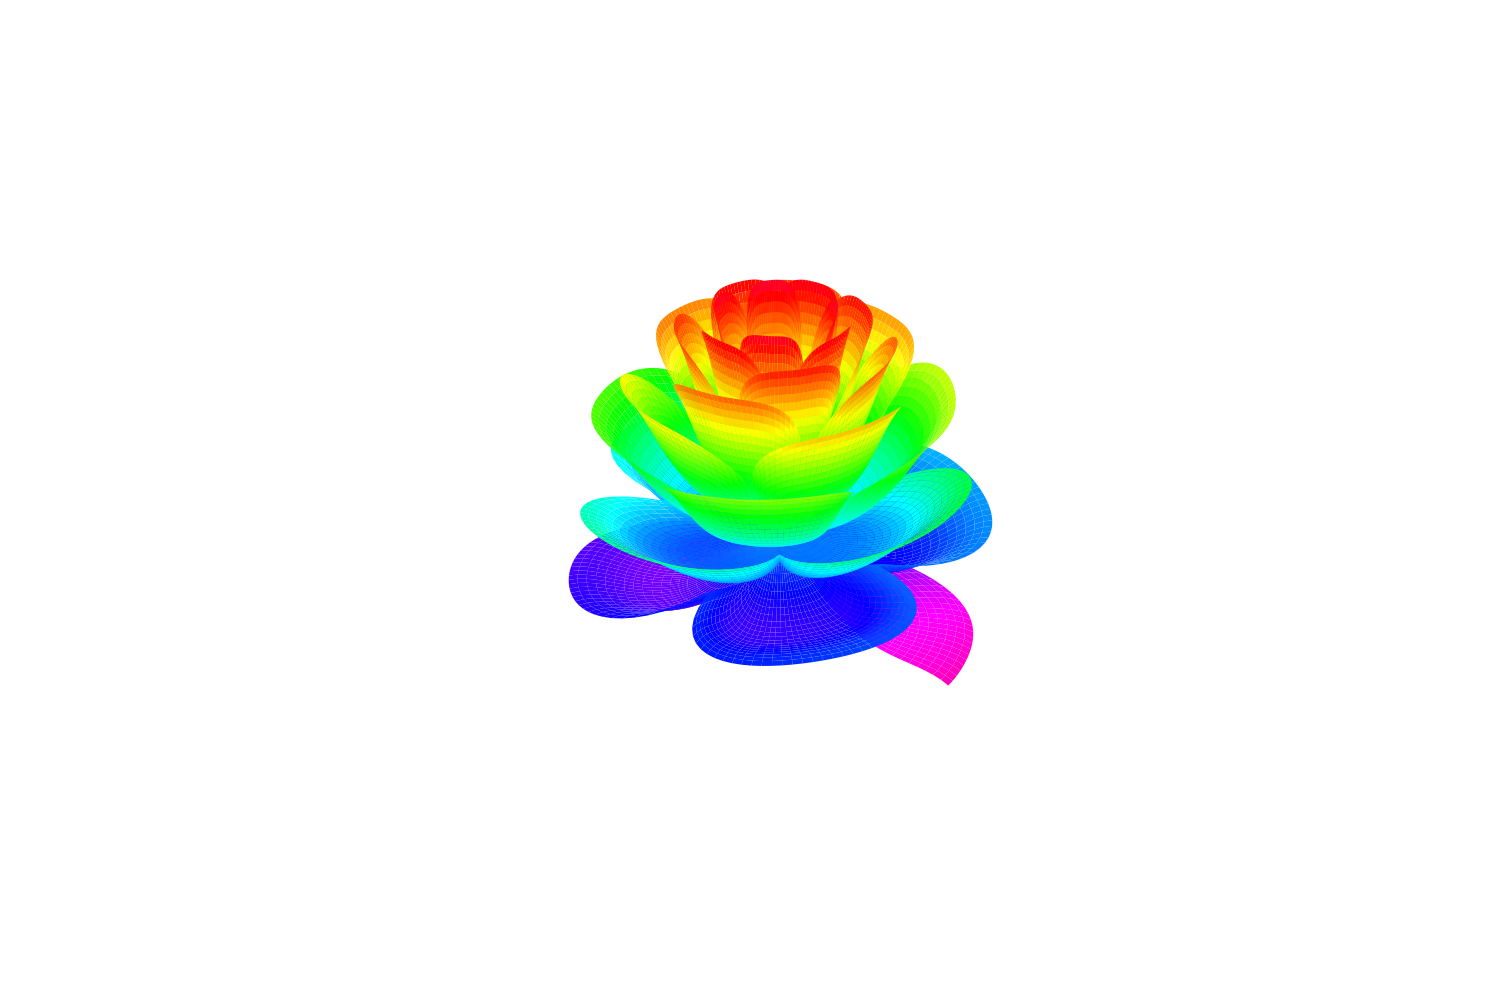

This figure's Python source:
# -*- coding:utf-8 -*-
'''
author: Ye Hu
'''
from mpl_toolkits.mplot3d import Axes3D
from matplotlib import cm
from matplotlib.ticker import LinearLocator
import matplotlib.pyplot as plt
import numpy as np


fig = plt.figure(figsize=(15,10))
ax = fig.gca(projection='3d')
ax.set_aspect('equal')
ax.set_axis_off()
[x, t] = np.meshgrid(np.array([range(25)])/24.0, np.arange(0, 575.5, 0.5)/575*17*np.pi-2*np.pi)
p = (np.pi/2)*np.exp(-t/(8*np.pi))
u = 1-(1-np.mod(3.6*t, 2*np.pi)/np.pi)**4/2
y = 2*(x**2-x)**2*np.sin(p)
r = u*(x*np.sin(p)+y*np.cos(p))

surf = ax.plot_surface(r*np.cos(t), r*np.sin(t), u*(x*np.cos(p)-y*np.sin(p)), rstride=1, cstride=1, cmap=cm.gist_rainbow_r,
                        linewidth=0, antialiased=True)

plt.savefig('flower.png', dpi=100)
plt.show()

'''
id  铸件编号 工序  工位  工位定额
1    H01      1   车    12
2    H01      2   车    13
3    H01      3   洗    24
'''